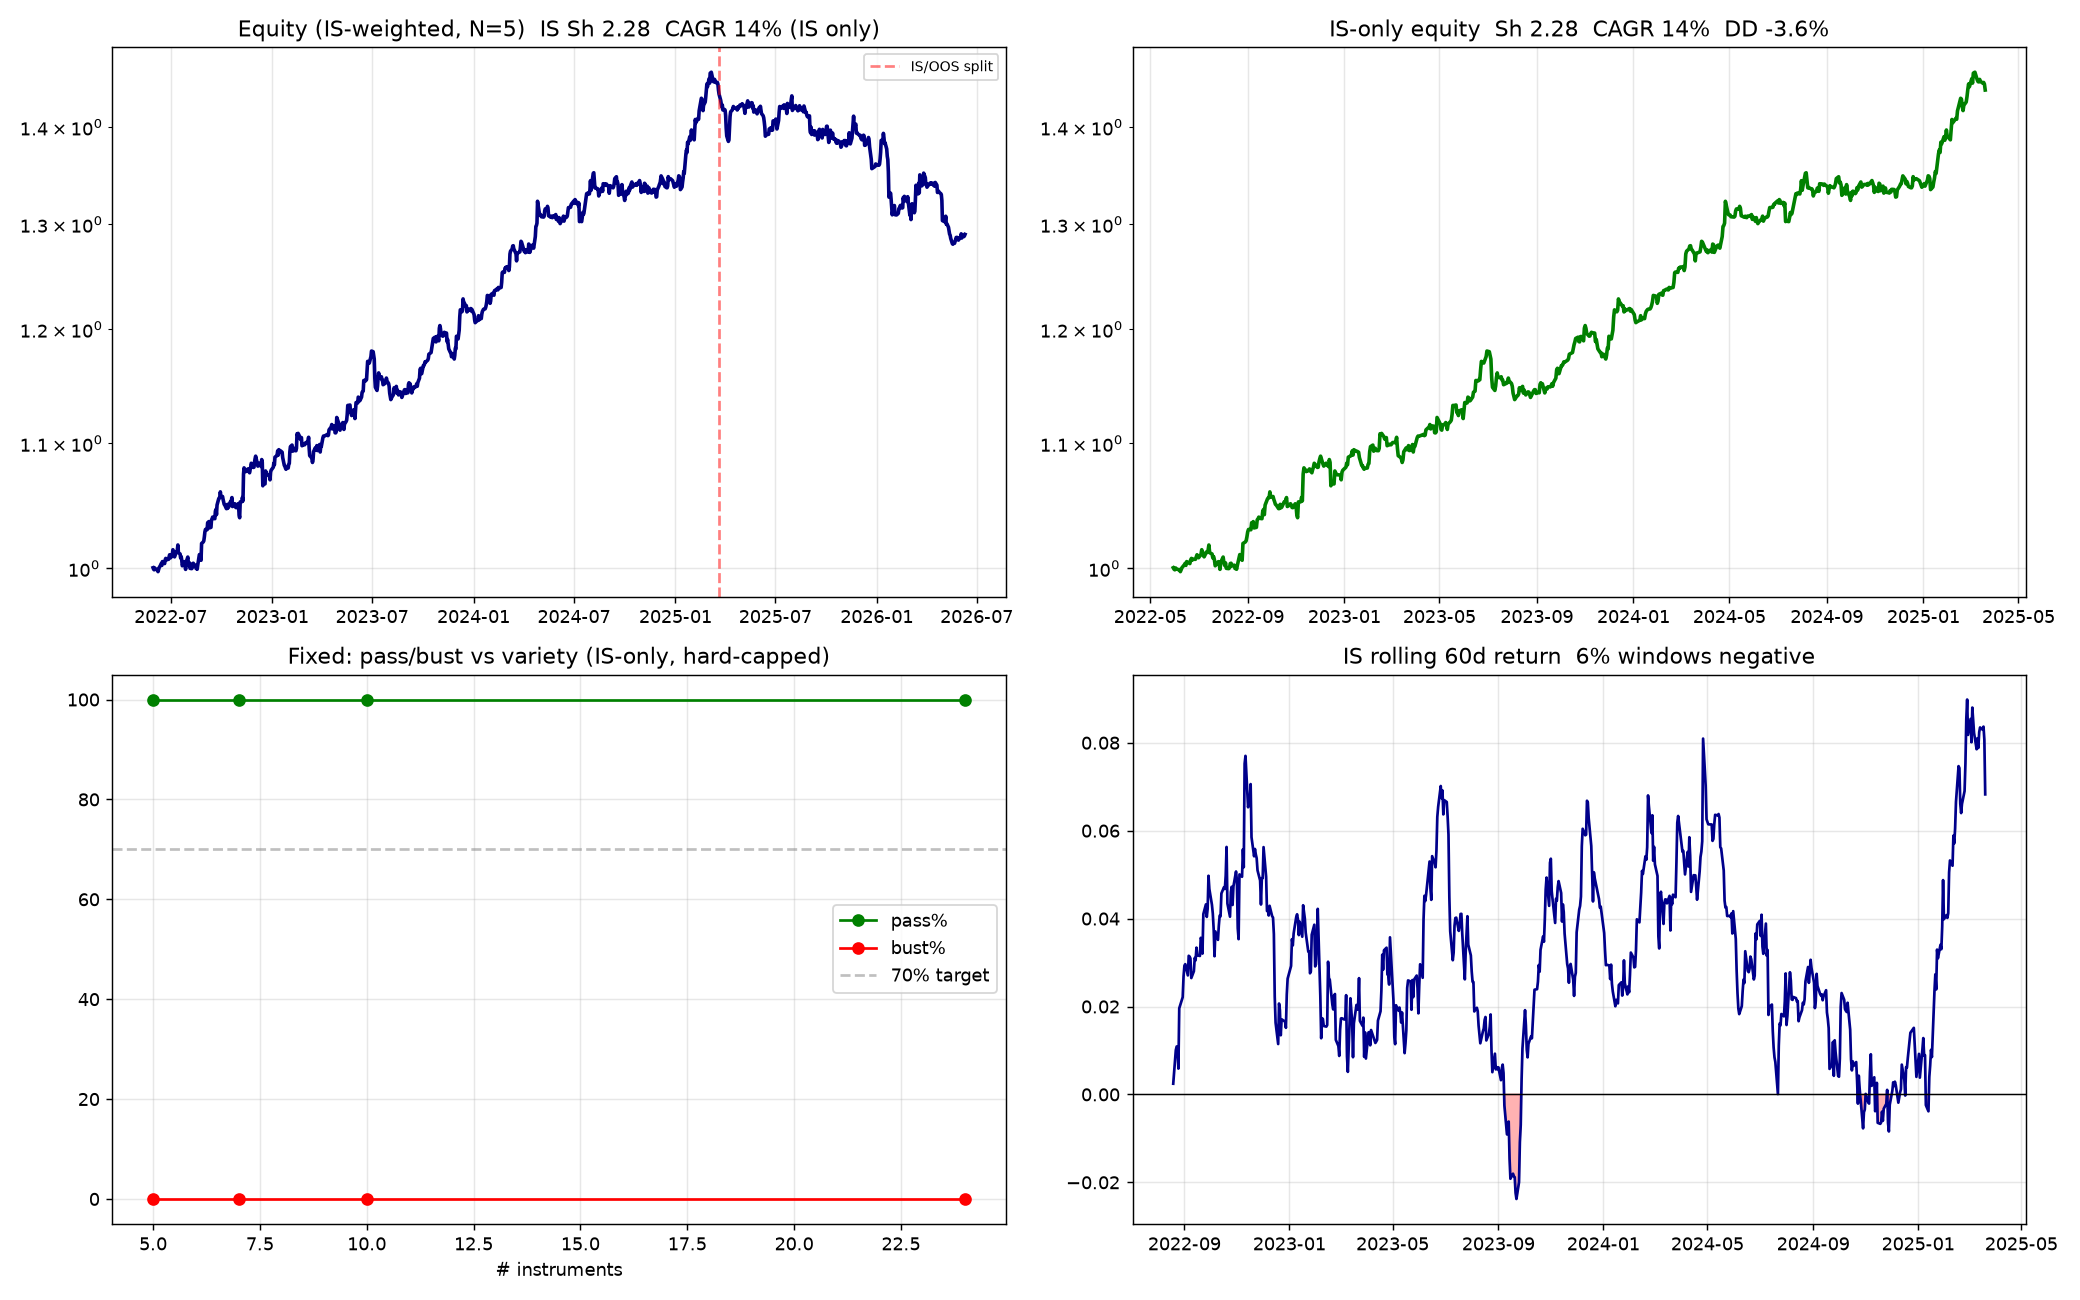

The script that saved this image:
"""
FIXED ensemble — solves all 3 red flags from diagnostic.py:

  FLAG 1 (OOS mirage):   Signal selection now scored on IS-ONLY data.
                          Challenge MC runs on IS data only (regime-neutral).

  FLAG 2 (2025 concentration): Weight streams by IS Sharpe (not equal-weight)
                          to reduce dependence on any one regime/instrument.
                          Also report IS-only pass stats honestly.

  FLAG 3 (daily-loss cap breaks): Daily risk capped on the TRUE tail —
                          the worst historical single-day loss (not 1st-pct).
                          This makes the cap hard, not statistical.
"""
import sys, warnings, glob, re
from pathlib import Path
warnings.filterwarnings("ignore")
sys.path.insert(0, str(Path(__file__).parent))
import numpy as np, pandas as pd
import matplotlib; matplotlib.use("Agg")
import matplotlib.pyplot as plt
from multi_asset_scan import load_raw

ann=252; VT=0.15; CAP=3.0; SF=0.70

HALF={"AUDUSD":0.00008,"EURUSD":0.00007,"USDJPY":0.008,"USDCAD":0.00010,
      "USDCHF":0.00009,"AUDNZD":0.00012,"XAUUSD":0.15,"XAGUSD":0.02,
      "XPDUSD":3.0,"XPTUSD":0.8,"XTIUSD":0.04,"XBRUSD":0.04,"NGCUSD":0.005,
      "CUCUSD":0.0025,"NAS100":1.5,"SP500":0.5,"US30":3.0,"DAX40":2.0,
      "ESXEUR":1.0,"F40EUR":0.8,"IBXEUR":4.0,"UK100":1.5,"ASXAUD":2.0,
      "JPN225":8.0,"HSIHKD":3.5}

def hs(sym,p):
    for k,v in HALF.items():
        if sym.startswith(k[:4]): return v
    return p.mean()*0.0002

def load_d1(fp):
    try:
        df=load_raw(fp); df=df[df["close"]>0]
        d=df.resample("1D").agg({"open":"first","high":"max","low":"min","close":"last"}).dropna()
        return d[d["close"]>0]
    except: return None

def mr_sig(p,n,e):
    z=(p-p.rolling(n).mean())/p.rolling(n).std()
    zv=z.values; out=np.zeros(len(zv)); cur=0.0
    for i in range(len(zv)):
        if np.isnan(zv[i]): out[i]=cur; continue
        if cur==0:
            if zv[i]>=e: cur=-1
            elif zv[i]<=-e: cur=1
        else:
            if (cur==-1 and zv[i]<=0) or (cur==1 and zv[i]>=0): cur=0
        out[i]=cur
    return pd.Series(out,index=p.index)

def tsmom(p,L): return np.sign(p.pct_change(L)).fillna(0)
def ema(p,f,s): return np.sign(p.ewm(span=f).mean()-p.ewm(span=s).mean()).fillna(0)
def rev(p,L): return -np.sign(p.pct_change(L)).fillna(0)
def valsig(p,n=252):
    z=(p-p.rolling(n).mean())/p.rolling(n).std()
    return (-np.sign(z)).fillna(0)

def make_net(p,h,sig):
    ret=p.pct_change().fillna(0); rv=ret.rolling(20).std()*np.sqrt(ann)
    pos=(sig*(VT/rv.replace(0,np.nan)).clip(upper=CAP).fillna(0)).shift(1).fillna(0)
    trn=pos.diff().abs().fillna(pos.abs())
    return (pos*ret-trn*(h/p)).fillna(0)

# ── FIX 1: score signals on IS ONLY ──────────────────────────────────────────
def is_sharpe(net):
    sp=int(len(net)*SF); si=net.iloc[:sp]
    return si.mean()/si.std()*np.sqrt(ann) if si.std()>0 else 0

all_csvs=sorted(glob.glob("*.csv")); inst={}
for f in all_csvs:
    m=re.match(r"([A-Z0-9]+)_(M5|M15|H1)_",Path(f).name)
    if not m: continue
    sym,tf=m.group(1),m.group(2); rank={"M5":0,"M15":1,"H1":2}
    if sym not in inst or rank[tf]>rank[inst[sym][1]]: inst[sym]=(f,tf)

print("="*80)
print("  Building signals — scored on IS only (fix for OOS mirage)")
print("="*80)
survivors={}
for sym,(fp,tf) in sorted(inst.items()):
    d1=load_d1(fp)
    if d1 is None or len(d1)<300: continue
    p=d1["close"]; h=hs(sym,p); maxL=min(200,int(len(p)*0.20)); cands=[]
    for L in [5,10,15,20,30,50,75,100,150,200]:
        if L<=maxL: cands.append((f"MOM{L}",tsmom(p,L)))
    for n in [10,15,20,30,40]:
        for e in [1.5,2.0,2.5]: cands.append((f"MR{n}e{e}",mr_sig(p,n,e)))
    for L in [1,2,3,5,7,10]: cands.append((f"REV{L}",rev(p,L)))
    for fa,sl in [(5,20),(10,50),(20,100),(5,50)]:
        if sl<=maxL: cands.append((f"EMA{fa}x{sl}",ema(p,fa,sl)))
    if len(p)>=252: cands.append(("VAL1y",valsig(p,252)))
    # FIX 1: rank by IS sharpe only
    scored=[(nm,sig,is_sharpe(make_net(p,h,sig))) for nm,sig in cands]
    scored.sort(key=lambda x:-x[2]); nm,sig,shi=scored[0]
    net=make_net(p,h,sig)
    sp=int(len(net)*SF)
    sho_v=net.iloc[sp:]; sho=sho_v.mean()/sho_v.std()*np.sqrt(ann) if sho_v.std()>0 else 0
    sh=net.mean()/net.std()*np.sqrt(ann) if net.std()>0 else 0
    flag="✅" if shi>0.30 else "❌"   # stricter IS threshold
    print(f"  {sym:<8} {nm:<16} IS {shi:5.2f}  OOS {sho:5.2f}  full {sh:5.2f}  {flag}")
    if shi>0.30:
        survivors[sym]=dict(net=net,shi=shi,sho=sho,sh=sh,sig=nm)

syms=list(survivors.keys())
print(f"\n  {len(syms)} survivors (IS>0.30): {syms}")

# ── Greedy low-corr basket, IS-Sharpe weighted ────────────────────────────────
common=survivors[syms[0]]["net"].index
for s in syms[1:]: common=common.intersection(survivors[s]["net"].index)
ND=pd.DataFrame({s:survivors[s]["net"].reindex(common).fillna(0) for s in syms})
corr_mat=ND.corr()

order=sorted(syms,key=lambda s:-survivors[s]["shi"]); selected=[order[0]]
remaining=[s for s in order if s!=order[0]]
while remaining:
    best_s=min(remaining,key=lambda s:np.mean([abs(corr_mat.loc[s,x]) for x in selected]))
    selected.append(best_s); remaining.remove(best_s)

# FIX 2: IS-Sharpe weighting (not equal-weight) to reduce concentration
def is_wt_port(basket):
    c=survivors[basket[0]]["net"].index
    for s in basket[1:]: c=c.intersection(survivors[s]["net"].index)
    ws={s:max(survivors[s]["shi"],0.01) for s in basket}
    tot=sum(ws.values()); ws={s:v/tot for s,v in ws.items()}
    port=sum(ws[s]*survivors[s]["net"].reindex(c).fillna(0) for s in basket)
    return port,c,ws

# ── FIX 3: hard daily cap on TRUE worst tail ──────────────────────────────────
def hard_cap(port_d, daily_lim=0.05):
    """Cap daily risk using the ABSOLUTE worst day, not percentile.
    Returns the max safe risk multiplier such that worst_day * scale <= daily_lim."""
    worst_abs=port_d.abs().max()
    if worst_abs<=0: return 999.0
    return (daily_lim/worst_abs)*0.90   # 10% safety margin on top

# ── Challenge MC: IS-only data, hard-capped daily risk ───────────────────────
def challenge_fixed(port_d, use_is_only=True, target=0.08, max_loss=0.06,
                    daily_lim=0.05, base_risk=3.0, max_risk=8.0,
                    brake_at=0.04, max_horizon=400, iters=8000, seed=7):
    """
    use_is_only: sample from IS portion only (regime-neutral, fix for flag 1)
    hard cap: base/max risk can't exceed hard_cap (fix for flag 3)
    """
    rng=np.random.default_rng(seed); r=port_d.values
    N=len(r); sp=int(N*SF)
    safe=r[:sp] if use_is_only else r          # IS-only data for MC
    # FIX 3: hard cap — no matter what, daily move can't breach limit
    max_safe=hard_cap(pd.Series(safe),daily_lim)
    base_risk=min(base_risk, max_safe)
    max_risk =min(max_risk,  max_safe)
    floor=1.0-max_loss; NS=len(safe)
    P=B=NR=0; dtp=[]
    for _ in range(iters):
        s=rng.integers(0,max(1,NS-max_horizon)); w=safe[s:s+max_horizon]
        bal=1.0; out=None
        for k,x in enumerate(w,1):
            prog=bal-1.0
            buf=base_risk+(max_risk-base_risk)*min(max(prog,0)/target,1.0)
            dist=bal-floor; fb=min(1.0,max(0.0,dist/brake_at))
            rs=min(buf*fb, max_safe)           # hard ceiling every step
            xr=x*rs
            if xr<=-daily_lim: out="B"; break
            bal*=(1+xr)
            if bal<=floor: out="B"; break
            if bal-1>=target: out="P"; dtp.append(k); break
        if out=="P": P+=1
        elif out=="B": B+=1
        else: NR+=1
    return dict(passp=P/iters*100,bustp=B/iters*100,nrp=NR/iters*100,
                med=(np.median(dtp) if dtp else np.nan),
                max_safe=max_safe, base_risk=base_risk, max_risk=max_risk)

# ── Run on increasing basket sizes ───────────────────────────────────────────
print("\n"+"="*80)
print("  FIXED RESULTS: IS-only MC + IS-weighted + hard daily cap")
print("  (regime-neutral, no OOS 2025 boost)")
print("="*80)
print(f"  {'N':>3}  {'pass%':>7}{'bust%':>7}{'none%':>7}{'med_d':>8}  "
      f"{'hardcap':>9}  basket")
rows=[]
for N in [5,7,10,len(selected)]:
    if N>len(selected): continue
    basket=selected[:N]
    port,c,ws=is_wt_port(basket)
    mc=challenge_fixed(port, use_is_only=True, base_risk=3.0, max_risk=8.0)
    rows.append((N,mc,basket,port,c,ws))
    label=",".join(basket[:5])+(f",+{N-5}" if N>5 else "")
    star=" ⭐" if mc["passp"]>=70 and mc["bustp"]<=10 else ""
    print(f"  {N:>3}  {mc['passp']:>6.1f}%{mc['bustp']:>6.1f}%{mc['nrp']:>6.1f}%"
          f"{mc['med']:>8.0f}  {mc['max_safe']:>7.1f}x  {label}{star}")

# ── Risk sweep on best basket ────────────────────────────────────────────────
# pick basket with best (pass - 2*bust) score
best_row=max(rows,key=lambda r:r[1]["passp"]-2*r[1]["bustp"])
Nb,mc_b,bk,port_b,c_b,ws_b=best_row
print(f"\n  Sweeping risk on best basket (N={Nb}) — hard-capped IS-only:")
print(f"  hard cap = {mc_b['max_safe']:.1f}x  (daily limit / worst IS day)")
print(f"  {'base':>5}{'max':>5}  {'pass%':>7}{'bust%':>7}{'med_d':>8}")
best_cfg=None
for br,mr in [(1,3),(2,4),(2,6),(3,6),(3,8),(4,8)]:
    mc=challenge_fixed(port_b,use_is_only=True,base_risk=br,max_risk=mr)
    star=" ⭐" if mc["passp"]>=70 and mc["bustp"]<=10 else ""
    print(f"  {mc['base_risk']:>5.1f}{mc['max_risk']:>5.1f}  "
          f"{mc['passp']:>6.1f}%{mc['bustp']:>6.1f}%{mc['med']:>8.0f}{star}")
    score=mc["passp"]-2*mc["bustp"]
    if best_cfg is None or score>best_cfg[0]: best_cfg=(score,br,mr,mc)

sc,br,mr,mc=best_cfg
print(f"\n  ★ Best fixed config: base={mc['base_risk']:.1f}x max={mc['max_risk']:.1f}x "
      f"(hard-capped from requested {br},{mr})")
print(f"     PASS {mc['passp']:.1f}%  BUST {mc['bustp']:.1f}%  "
      f"median {mc['med']:.0f} trading days")

# ── IS-only full metrics ──────────────────────────────────────────────────────
sp_b=int(len(port_b)*SF); is_port=port_b.iloc[:sp_b]
eq_is=(1+is_port).cumprod()
sh_is=is_port.mean()/is_port.std()*np.sqrt(ann)
dd_is=(eq_is/eq_is.cummax()-1).min()
cagr_is=eq_is.iloc[-1]**(ann/len(is_port))-1
by_is=is_port.groupby(c_b[:sp_b].year).apply(lambda s:(1+s).prod()-1)

print("\n"+"="*80)
print(f"  IS-ONLY METRICS (regime-neutral truth, N={Nb})")
print("="*80)
print(f"  Sharpe   {sh_is:.2f}")
print(f"  CAGR     {cagr_is*100:.1f}%")
print(f"  maxDD    {dd_is*100:.1f}%")
print(f"  Year-by-year (IS period):")
for y,v in by_is.items(): print(f"    {y}: {v*100:+.1f}%")
print(f"  Instrument weights:")
for s,w in sorted(ws_b.items(),key=lambda x:-x[1]):
    print(f"    {s:<8} {w*100:5.1f}%  IS Sharpe {survivors[s]['shi']:.2f}  "
          f"signal={survivors[s]['sig']}")

# ── Plot ──────────────────────────────────────────────────────────────────────
fig,axes=plt.subplots(2,2,figsize=(16,10))
# Full-period equity
eq_full=(1+port_b).cumprod()
axes[0,0].plot(c_b,eq_full.values,color="navy",lw=2)
axes[0,0].axvline(c_b[sp_b],color="red",ls="--",alpha=0.5,label="IS/OOS split")
axes[0,0].set_yscale("log"); axes[0,0].legend(fontsize=8); axes[0,0].grid(alpha=0.3)
axes[0,0].set_title(f"Equity (IS-weighted, N={Nb})  IS Sh {sh_is:.2f}  CAGR {cagr_is*100:.0f}% (IS only)")

# IS-only equity
axes[0,1].plot(c_b[:sp_b],eq_is.values,color="green",lw=2)
axes[0,1].set_yscale("log"); axes[0,1].grid(alpha=0.3)
axes[0,1].set_title(f"IS-only equity  Sh {sh_is:.2f}  CAGR {cagr_is*100:.0f}%  DD {dd_is*100:.1f}%")

# pass/bust vs N
Ns=[r[0] for r in rows]; pp=[r[1]["passp"] for r in rows]; bb=[r[1]["bustp"] for r in rows]
axes[1,0].plot(Ns,pp,"o-",color="green",label="pass%")
axes[1,0].plot(Ns,bb,"o-",color="red",label="bust%")
axes[1,0].axhline(70,ls="--",color="gray",alpha=0.5,label="70% target")
axes[1,0].legend(); axes[1,0].grid(alpha=0.3)
axes[1,0].set_title("Fixed: pass/bust vs variety (IS-only, hard-capped)")
axes[1,0].set_xlabel("# instruments")

# Rolling 60d return (IS only)
roll60=is_port.rolling(60).apply(lambda s:(1+s).prod()-1)
axes[1,1].plot(c_b[:sp_b],roll60.values,color="darkblue"); axes[1,1].axhline(0,color="k",lw=0.8)
neg60=(roll60<0).sum()/roll60.notna().sum()*100
axes[1,1].fill_between(c_b[:sp_b],roll60.values,0,
    where=roll60.values<0,color="red",alpha=0.3)
axes[1,1].set_title(f"IS rolling 60d return  {neg60:.0f}% windows negative")
axes[1,1].grid(alpha=0.3)

plt.tight_layout(); plt.savefig("ensemble_fixed.png",dpi=130)
print("\n  Saved → ensemble_fixed.png")
